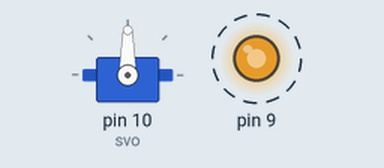
Recording of a sketch running on a simulated Arduino Uno, built with avr-gcc and run on an emulated ATmega328P. Parts: servo, output pins drawn as LEDs (lit = HIGH). Dashed ring = blinking. What the sketch prints to the serial monitor is not drawn.

Above: at 4.05 s.
At 5.5 s:
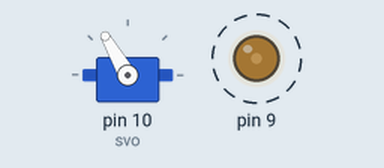
At 7.0 s:
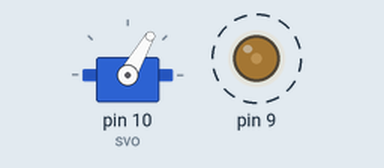
Timing chart, 0 to 10.9 s (numbered marks = the images above):
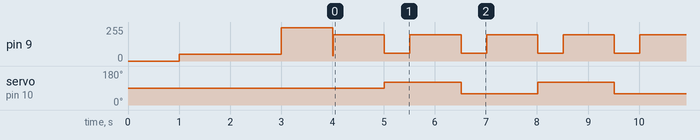

The sketch:

ESC_auto_calibrate_auto_path_test.ino
```cpp
#include <Servo.h>

Servo svo;

void setup() {
  Serial.begin(9600);

  pinMode(9, OUTPUT);
  analogWrite(9, 0);
  svo.attach(10);

  svo.write(90);

  while (Serial.available()) Serial.read();

//  Serial.print("Send any input to start calibration...");
//  while (!Serial.available()) { Serial.print('.'); delay(1000); }
//  Serial.println("");
//  String spdInput = Serial.readStringUntil('\n'); // drain serial buffer

  delay(1000);

  analogWrite(9, 50);
  Serial.println("Sent lower bound (50/255)");
  delay(2000);

  analogWrite(9, 250);
  Serial.println("Sent higher bound (250/255)");
  delay(1000);

  analogWrite(9, 40);
  Serial.println("Sent off signal (40/255)\nCalibration complete! (Send a byte to control speed)");


}

int spd = 40;

void loop() {
  analogWrite(9, 197);
  delay(1000);

  svo.write(90 + 30); analogWrite(9, 60);
  delay(500);

  analogWrite(9, 197);
  delay(1000);

  svo.write(90 - 30); analogWrite(9, 60);
  delay(500);
}

// BTP: byte to percentage (converter)
float btp (int by) {
  return by%256 / 255.0 * 100;
}
```

Measured:
- by itself, servo on pin 10 (svo): alternates 120° for 1.5 s and 60° for 1.5 s
